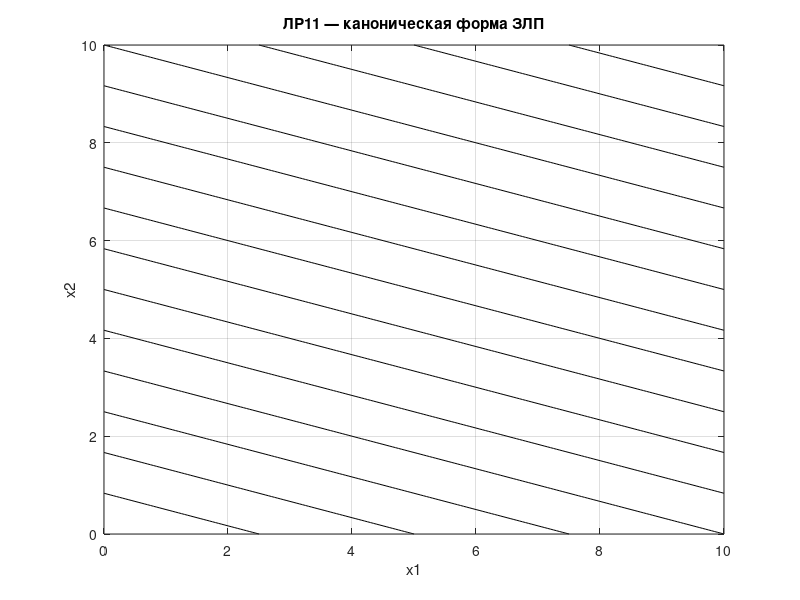

The MATLAB script that drew this image:
% =========================================================
% ЛР11 — корректный график (без contourf)
% =========================================================

clear;
clc;

%% =========================================================
% Сетка
% =========================================================

[x1, x2] = meshgrid(0:0.05:10, 0:0.05:10);

%% =========================================================
% Ограничения
% =========================================================

c1 = (7*x1 - 4*x2 <= -28);
c2 = (-x1 + 3*x2 <= -15);
c3 = (x1 >= 0) & (x2 >= 0);

feasible = c1 & c2 & c3;

%% =========================================================
% Функция цели
% =========================================================

F = x1 + 3*x2;

%% =========================================================
% График области (через imagesc — стабильный метод)
% =========================================================

figure('Visible','off');

imagesc([0 10],[0 10],feasible);
set(gca,'YDir','normal');
colormap([1 1 1; 0.7 0.9 0.7]);
hold on;

%% =========================================================
% Линии уровня функции
% =========================================================

contour(x1, x2, F, 15, 'k');

title('ЛР11 — каноническая форма ЗЛП');
xlabel('x1');
ylabel('x2');
grid on;

%% =========================================================
% Сохранение графика
% =========================================================

exportgraphics(gcf,'lab11_graph.png','Resolution',300);
close(gcf);

%% =========================================================
% Сохранение текста
% =========================================================

fileID = fopen('lab11_result.txt','w');

fprintf(fileID,'ЛР11 - каноническая форма\n\n');
fprintf(fileID,'f = x1 + 3x2\n');
fprintf(fileID,'7x1 - 4x2 <= -28\n');
fprintf(fileID,'-x1 + 3x2 <= -15\n');
fprintf(fileID,'x1 >= 0, x2 >= 0\n');

fclose(fileID);

disp('Готово: lab11_graph.png и lab11_result.txt');
